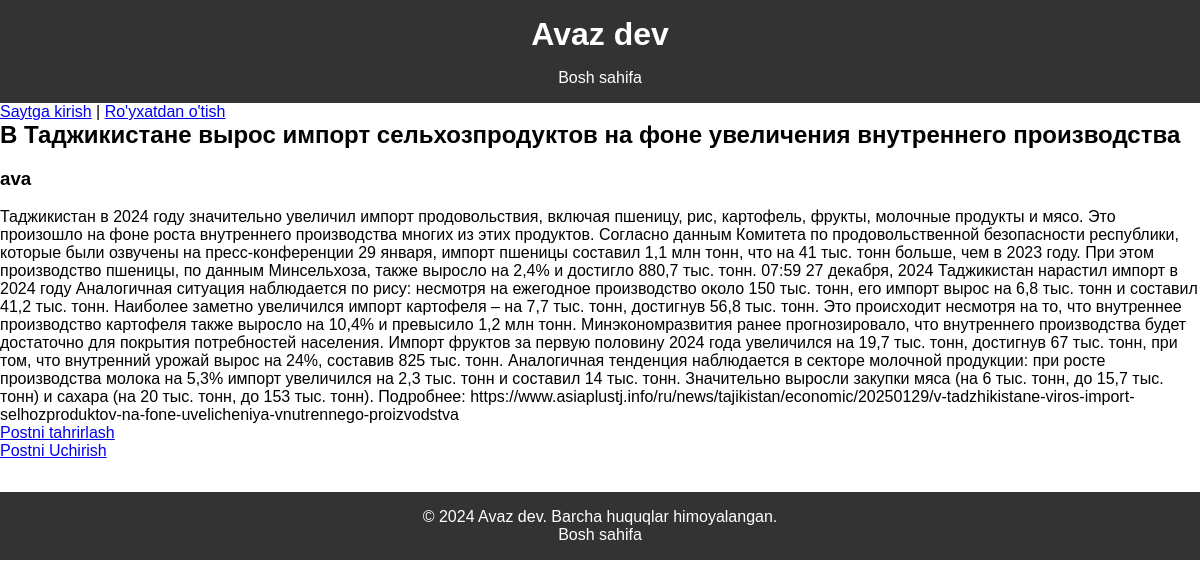
Screenshot of /post/2 with the database file from the repository.
### blog/models.py (models this page shows, shortened)
class Post(models.Model):
    title = models.CharField(max_length=255)
    author = models.ForeignKey(
        'auth.User',
        on_delete=models.CASCADE,
    )
    body = models.TextField()

### blog/views.py (the view)
# urls.py: path('post/<int:pk>', BlogDetailView.as_view(), name='post_detal'),
class BlogDetailView(DetailView):
    model = Post
    template_name = 'post_detal.html'  # Fixed template name

### templates/post_detal.html
{% extends 'base.html' %}
{% block content %}
    <div class="post-entry">
        <h2>{{ post.title }}</h2>
        <h3>{{ post.author }}</h3>
        <p>{{ post.body }}</p>
    </div>
<p><a href="{% url 'post_edit' post.pk %}">Postni tahrirlash </a></p>
<p><a href="{% url 'post_delete' post.pk %}">Postni Uchirish </a></p>
{% endblock content %}

### static/css/base.css (style rules this page uses)
body, h1, h2, p, ul, li, a, button { margin: 0; padding: 0; font-family: Arial, sans-serif; }

### rows the page displays
Post: title "В Таджикистане вырос импорт сельхозпродуктов на фоне увеличения внутреннего производства", author "ava", body "Таджикистан в 2024 году значительно увеличил импорт продовольствия, включая пшеницу, рис, картофель, фрукты, молочные продукты и мясо. Это произошло на фоне роста внутреннего производства многих из этих продуктов. Согласно данным Комитета по продовольственной безопасности республики, которые были озвучены на пресс-конференции 29 января, импорт пшеницы составил 1,1 млн тонн, что на 41 тыс. тонн больше, чем в 2023 году. При этом производство пшеницы, по данным Минсельхоза, также выросло на 2,4% и достигло 880,7 тыс. тонн. 07:59 27 декабря, 2024 Таджикистан нарастил импорт в 2024 году Аналогичная ситуация наблюдается по рису: несмотря на ежегодное производство около 150 тыс. тонн, его импорт…"
